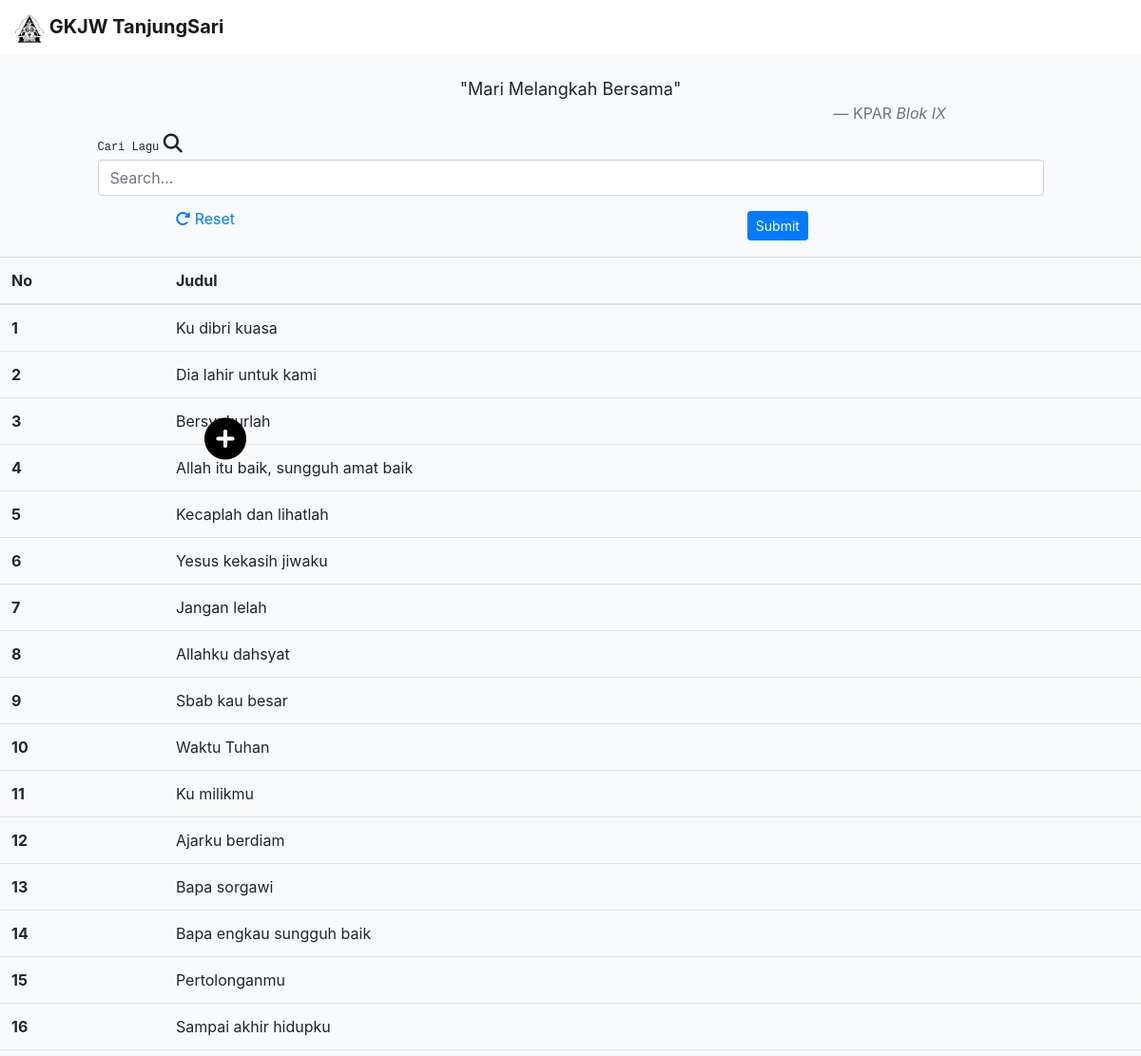
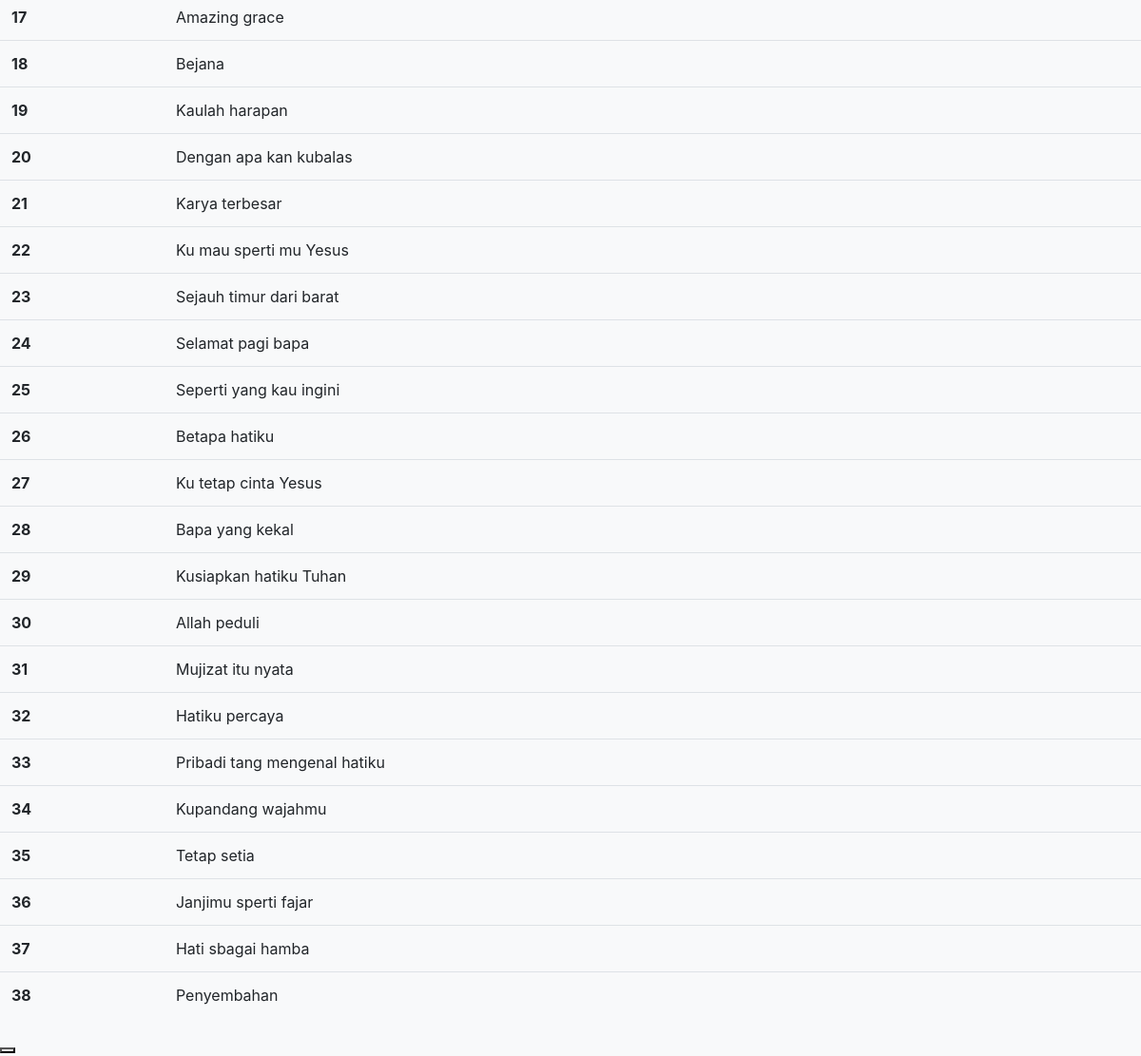
Screenshot of /Me/index.php/kpar/cari with the database file from the repository (2 pictures, top to bottom).
### tables this page shows
CREATE TABLE `kpar` (
  `id_kpar` int(11) NOT NULL,
  `judul` varchar(255) NOT NULL,
  `user` varchar(100) NOT NULL
);

### Me/application/controllers/Kpar.php (called while the page is built, shortened)
<?php
class Kpar extends CI_Controller
{
	public function __construct()
	{
		$this->load->model(array('m_data'));
		$this->load->helper(array('form'));
	}
	public function cari()
	{
		$cari = $this->input->post('cari');
			$tambah = $this->session->has_userdata('tambah') ? $this->session->userdata('tambah') : '';
			$this->session->unset_userdata('tambah');
		if  (!empty($cari)) {
			$data = [
				'lagu' => $this->m_data->cariGejala('kpar','judul',$cari),
				'tambah'=>$tambah,
			];
			$this->load->view('design_latar/home/header_home');
			$this->load->view('kpar/lagu', $data);
		}else{
				$data = [
				'lagu' => $this->m_data->tampil_lagu('kpar'),
				'tambah'=>$tambah,
			];
			$this->load->view('design_latar/home/header_home');
			$this->load->view('kpar/lagu', $data);
		}
	}
}

### Me/index.php (called while the page is built, shortened)
<?php
require_once BASEPATH.'core/CodeIgniter.php';

### Me/application/models/M_data.php (called while the page is built, shortened)
<?php
class M_data extends CI_Model {
	function tampil_lagu($data1){
		$this->db->order_by('id_kpar', 'DESC');
		return $this->db->get($data1)->result_array();
	}
}

### Me/application/views/kpar/lagu.php (the view, shortened to what this page needs)
<div class="bg-light">
	<nav class="navbar navbar-light  fixed-top" style=" background-color: #FFFFFF;">
		<a class="navbar-brand" href="#">
			<img src="<?= base_url('Asset/image/GKJW/gkjw.PNG') ?>" width="30" height="30" alt=""> <b>GKJW TanjungSari</b>
		</a>
	</nav>
	<div class="row">
		<div class="offset-2 col-8 " style="margin-top: 80px;">
			<blockquote class="blockquote text-right  mb-0">
				<p class="mb-0 text-center" style="font-size: 18px;">"Mari Melangkah Bersama"</p>
				<footer class="blockquote-footer">KPAR <cite title="Source Title">Blok IX</cite></footer>
			</blockquote>
		</div>
	</div>
	<div class="row " style="margin-top: 10px;">
		<div class="offset-1 col-10">
			<div class=" " style="line-height: 10px;">
				<form action="<?= base_url('kpar/cari') ?>" enctype="multipart/form-data" method="post">
					<div class="form-group mb-1">
						<label for="exampleFormControlInput1" style="font-size: 12px; font-family: monospace;">Cari Lagu</label>
						<i class="fas fa-search" style="font-size: 20px;"> </i><input type="text" name='cari' class="form-control" id="search" value="" placeholder="Search... ">
					</div>
					<div class="row">
						<div class="col-3">
							<p class="text-center"><a href="<?= base_url('kpar/cari') ?>"><i class="fas fa-redo-alt"></i> Reset</a>
	</p>
						</div>
						<div class="offset-5 col-3">
							<button type="submit" class="btn btn-sm btn-primary">Submit</button>
						</div>
					</div>
				</form>
			</div>
		</div>
			<div class=" col-12">
<div class="table-responsive-sm mt-3" >
  <table class="table">
  <thead>
    <tr>
      <th scope="col">No</th>
      <th scope="col">Judul</th>
    </tr>
  </thead>
  <tbody>
  <?php
  $no=1;
  foreach ($lagu as $value) {
	  ?>
	    <tr>
      <th scope="row"><?= $no; ?></th>
      <td ><?= $value['judul'] ?></td>
    </tr>
<?php
$no++;
  }
  ?>
  </tbody>
  </table>
</div>
		</div>
		</div>
	<button type="button" class="" data-toggle="modal" data-target="#exampleModal">
 <i class="fas fa-plus-circle move" style="font-size: 44px; position: fixed;
    top: 440px;
	left: 215px;"></i>
</button>
	</div>

### Me/application/views/design_latar/home/header_home.php (shortened to what this page needs)
<!DOCTYPE html>
<html lang="en" dir="ltr">
<head>
	<link rel="stylesheet" href="https://stackpath.bootstrapcdn.com/bootstrap/4.3.1/css/bootstrap.min.css">
</head>
<body class="">

### Me/application/views/design_latar/home/header_home.php (style rules this page uses)
html, body { max-width: 100%; overflow-x: hidden; }

### rows the page displays
kpar: judul "Ku dibri kuasa"
kpar: judul "Dia lahir untuk kami"
kpar: judul "Bersyukurlah"
kpar: judul "Allah itu baik, sungguh amat baik"
kpar: judul "Kecaplah dan lihatlah"
kpar: judul "Yesus kekasih jiwaku"
kpar: judul "Jangan lelah"
kpar: judul "Allahku dahsyat"
kpar: judul "Sbab kau besar"
kpar: judul "Waktu Tuhan"
kpar: judul "Ku milikmu"
kpar: judul "Ajarku berdiam"
kpar: judul "Bapa sorgawi"
kpar: judul "Bapa engkau sungguh baik"
kpar: judul "Pertolonganmu"
kpar: judul "Sampai akhir hidupku"
kpar: judul "Amazing grace"
kpar: judul "Bejana"
kpar: judul "Kaulah harapan"
kpar: judul "Dengan apa kan kubalas"
kpar: judul "Karya terbesar"
kpar: judul "Ku mau sperti mu Yesus"
kpar: judul "Sejauh timur dari barat"
kpar: judul "Selamat pagi bapa"
kpar: judul "Seperti yang kau ingini"
kpar: judul "Betapa hatiku"
kpar: judul "Ku tetap cinta Yesus"
kpar: judul "Bapa yang kekal"
kpar: judul "Kusiapkan hatiku Tuhan"
kpar: judul "Allah peduli"
kpar: judul "Mujizat itu nyata"
kpar: judul "Hatiku percaya"
kpar: judul "Pribadi tang mengenal hatiku"
kpar: judul "Kupandang wajahmu"
kpar: judul "Tetap setia"
kpar: judul "Janjimu sperti fajar"
kpar: judul "Hati sbagai hamba"
kpar: judul "Penyembahan"
